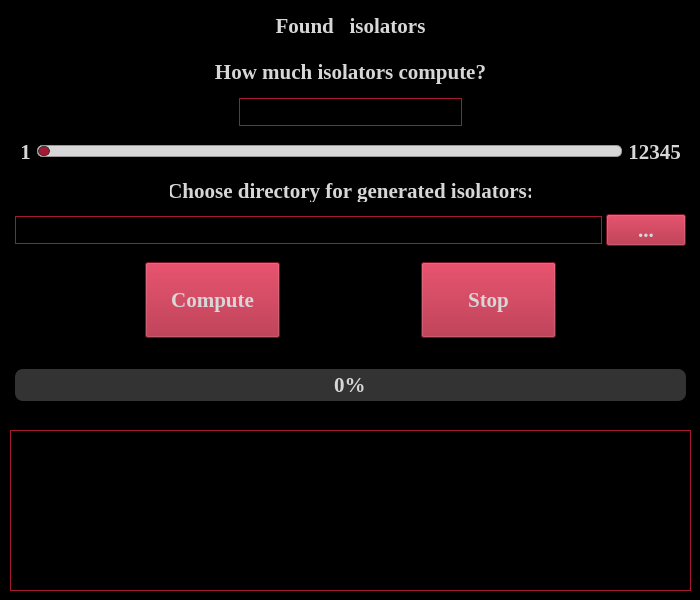
    <widget class="QWidget" name="tabCompute">
     <property name="styleSheet">
      <string notr="true">QWidget {
	/*background-image: url(:/carbonBackground/C:/Users/Dmitry/Downloads/carbon.jpg);*/
	background-color: black;
	color: #a71832;
    font-family: Times New Roman;
    font-size: 16pt;
    font-weight: 600;
}

QGroupBox {
	color: #d7d7d7;
    border: 1px solid #a71832;
}

QLabel {
	color: rgb(215, 215, 215);
}

QPushButton {
	color: rgb(215, 215, 215);
	background-color: rgb(167, 24, 50);
}

QPushButton:!enabled {
	color: rgb(215, 215, 215);
	background-color: rgb(88, 2, 13);
}

QPushButton:hover {
	color: rgb(215, 215, 215);
	background-color: rgb(109, 3, 16);
}

QProgressBar {
	color: rgb(215, 215, 215);
	background-color: rgb(51, 51, 51);
	border-style: solid;
	border-radius: 8px;
	text-align: center;
}

QProgressBar::chunk {
	border-radius: 6px;
	border-style: solid;
	background-color: rgb(167, 24, 50);
}

QLineEdit {
	color: rgb(215, 215, 215);
	 border: 1px solid #a71832;
}

/*HORIZONTAL SLIDER*/
QSlider::groove:horizontal {
    border: 1px solid #999999;
    height: 10px;
    background: rgb(215, 215, 215);
    margin: 0px;
	border-radius: 5px;
}

QSlider::handle:horizontal {
    background: rgb(167, 24, 50);
    border: 1px solid rgb(51, 51, 51);
    width: 10px;
	height: 30px;
    border-radius: 5px;
}

QSlider::groove:!enabled:horizonta {
    background: rgb(51, 51, 51);
}

QSlider::handle:!enabled:horizontal {
    background: rgb(109, 3, 16);
}

QTextEdit {
	color: rgb(215, 215, 215);
	border: 1px solid rgb(167, 24, 50);
	font-family: Times New Roman;
    font-size: 16pt;
    font-weight: 600;
}</string>
     </property>
     <attribute name="title">
      <string>Compute</string>
     </attribute>
     <widget class="QWidget" name="verticalLayoutWidget">
      <property name="geometry">
       <rect>
        <x>10</x>
        <y>50</y>
        <width>681</width>
        <height>124</height>
       </rect>
      </property>
      <layout class="QVBoxLayout" name="verticalLayout">
       <property name="leftMargin">
        <number>5</number>
       </property>
       <property name="topMargin">
        <number>2</number>
       </property>
       <property name="rightMargin">
        <number>5</number>
       </property>
       <property name="bottomMargin">
        <number>2</number>
       </property>
       <item>
        <widget class="QLabel" name="label_2">
         <property name="text">
          <string>How much isolators compute?</string>
         </property>
         <property name="alignment">
          <set>Qt::AlignCenter</set>
         </property>
        </widget>
       </item>
       <item>
        <layout class="QHBoxLayout" name="horizontalLayout_4">
         <property name="spacing">
          <number>100</number>
         </property>
         <property name="sizeConstraint">
          <enum>QLayout::SetDefaultConstraint</enum>
         </property>
         <property name="leftMargin">
          <number>0</number>
         </property>
         <property name="rightMargin">
          <number>0</number>
         </property>
         <item>
          <spacer name="horizontalSpacer">
           <property name="orientation">
            <enum>Qt::Horizontal</enum>
           </property>
           <property name="sizeHint" stdset="0">
            <size>
             <width>40</width>
             <height>20</height>
            </size>
           </property>
          </spacer>
         </item>
         <item>
          <widget class="QLineEdit" name="leHowIsolatorsCompute">
           <property name="maxLength">
            <number>10</number>
           </property>
           <property name="alignment">
            <set>Qt::AlignCenter</set>
           </property>
          </widget>
         </item>
         <item>
          <spacer name="horizontalSpacer_2">
           <property name="orientation">
            <enum>Qt::Horizontal</enum>
           </property>
           <property name="sizeHint" stdset="0">
            <size>
             <width>40</width>
             <height>20</height>
            </size>
           </property>
          </spacer>
         </item>
        </layout>
       </item>
       <item>
        <layout class="QHBoxLayout" name="horizontalLayout">
         <property name="spacing">
          <number>6</number>
         </property>
         <property name="leftMargin">
          <number>5</number>
         </property>
         <property name="rightMargin">
          <number>5</number>
         </property>
         <item>
          <widget class="QLabel" name="lblComputeIsolatorsMin">
           <property name="enabled">
            <bool>true</bool>
           </property>
           <property name="text">
            <string>1</string>
           </property>
           <property name="alignment">
            <set>Qt::AlignCenter</set>
           </property>
          </widget>
         </item>
         <item>
          <widget class="QSlider" name="horizontalSlider">
           <property name="enabled">
            <bool>true</bool>
           </property>
           <property name="orientation">
            <enum>Qt::Horizontal</enum>
           </property>
          </widget>
         </item>
         <item>
          <widget class="QLabel" name="lblComputeIsolatorsMax">
           <property name="text">
            <string>12345</string>
           </property>
           <property name="alignment">
            <set>Qt::AlignCenter</set>
           </property>
          </widget>
         </item>
        </layout>
       </item>
      </layout>
     </widget>
     <widget class="QWidget" name="horizontalLayoutWidget_6">
      <property name="geometry">
       <rect>
        <x>10</x>
        <y>260</y>
        <width>681</width>
        <height>80</height>
       </rect>
      </property>
      <layout class="QHBoxLayout" name="horizontalLayout_6">
       <property name="topMargin">
        <number>2</number>
       </property>
       <property name="bottomMargin">
        <number>2</number>
       </property>
       <item>
        <spacer name="horizontalSpacer_3">
         <property name="orientation">
          <enum>Qt::Horizontal</enum>
         </property>
         <property name="sizeHint" stdset="0">
          <size>
           <width>40</width>
           <height>20</height>
          </size>
         </property>
        </spacer>
       </item>
       <item>
        <widget class="QPushButton" name="btnCompute">
         <property name="enabled">
          <bool>true</bool>
         </property>
         <property name="sizePolicy">
          <sizepolicy hsizetype="Expanding" vsizetype="Expanding">
           <horstretch>0</horstretch>
           <verstretch>0</verstretch>
          </sizepolicy>
         </property>
         <property name="text">
          <string>Compute</string>
         </property>
        </widget>
       </item>
       <item>
        <spacer name="horizontalSpacer_6">
         <property name="orientation">
          <enum>Qt::Horizontal</enum>
         </property>
         <property name="sizeHint" stdset="0">
          <size>
           <width>40</width>
           <height>20</height>
          </size>
         </property>
        </spacer>
       </item>
       <item>
        <widget class="QPushButton" name="btnStop">
         <property name="sizePolicy">
          <sizepolicy hsizetype="Expanding" vsizetype="Expanding">
           <horstretch>0</horstretch>
           <verstretch>0</verstretch>
          </sizepolicy>
         </property>
         <property name="text">
          <string>Stop</string>
         </property>
        </widget>
       </item>
       <item>
        <spacer name="horizontalSpacer_5">
         <property name="orientation">
          <enum>Qt::Horizontal</enum>
         </property>
         <property name="sizeHint" stdset="0">
          <size>
           <width>40</width>
           <height>20</height>
          </size>
         </property>
        </spacer>
       </item>
      </layout>
     </widget>
     <widget class="QWidget" name="horizontalLayoutWidget_3">
      <property name="geometry">
       <rect>
        <x>10</x>
        <y>10</y>
        <width>681</width>
        <height>31</height>
       </rect>
      </property>
      <layout class="QHBoxLayout" name="horizontalLayout_3">
       <item>
        <widget class="QLabel" name="lblFoundIsolators">
         <property name="text">
          <string>Found &lt;N&gt; &lt;Glass&gt; isolators</string>
         </property>
         <property name="alignment">
          <set>Qt::AlignCenter</set>
         </property>
        </widget>
       </item>
      </layout>
     </widget>
     <widget class="QWidget" name="horizontalLayoutWidget_5">
      <property name="geometry">
       <rect>
        <x>10</x>
        <y>350</y>
        <width>681</width>
        <height>71</height>
       </rect>
      </property>
      <layout class="QHBoxLayout" name="horizontalLayout_5">
       <property name="leftMargin">
        <number>5</number>
       </property>
       <property name="rightMargin">
        <number>5</number>
       </property>
       <item>
        <widget class="QProgressBar" name="progressBar">
         <property name="value">
          <number>0</number>
         </property>
        </widget>
       </item>
      </layout>
     </widget>
     <widget class="QLabel" name="label_5">
      <property name="geometry">
       <rect>
        <x>170</x>
        <y>180</y>
        <width>361</width>
        <height>22</height>
       </rect>
      </property>
      <property name="text">
       <string>Choose directory for generated isolators:</string>
      </property>
      <property name="alignment">
       <set>Qt::AlignCenter</set>
      </property>
     </widget>
     <widget class="QWidget" name="horizontalLayoutWidget_2">
      <property name="geometry">
       <rect>
        <x>10</x>
        <y>210</y>
        <width>681</width>
        <height>41</height>
       </rect>
      </property>
      <layout class="QHBoxLayout" name="horizontalLayout_2">
       <property name="spacing">
        <number>4</number>
       </property>
       <property name="leftMargin">
        <number>5</number>
       </property>
       <property name="topMargin">
        <number>2</number>
       </property>
       <property name="rightMargin">
        <number>5</number>
       </property>
       <property name="bottomMargin">
        <number>2</number>
       </property>
       <item>
        <widget class="QLineEdit" name="lePathToFolder"/>
       </item>
       <item>
        <widget class="QPushButton" name="btnChooseFolder">
         <property name="enabled">
          <bool>true</bool>
         </property>
         <property name="text">
          <string notr="true">...</string>
         </property>
        </widget>
       </item>
      </layout>
     </widget>
     <widget class="QTextEdit" name="teLogs">
      <property name="geometry">
       <rect>
        <x>10</x>
        <y>430</y>
        <width>681</width>
        <height>161</height>
       </rect>
      </property>
     </widget>
    </widget>
